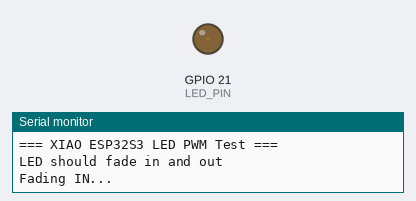
Bench run of a sketch on a simulated Seeed XIAO ESP32-S3. On the bench: output pins drawn as LEDs (lit = HIGH), the last lines printed to the serial monitor.

Above: at 1.05 s.
At 2.55 s:
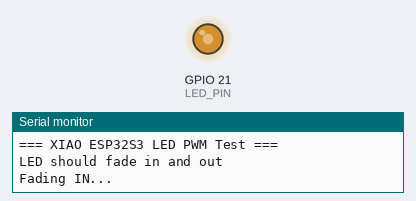
At 3.55 s:
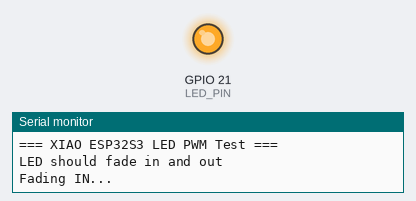
At 6.1 s:
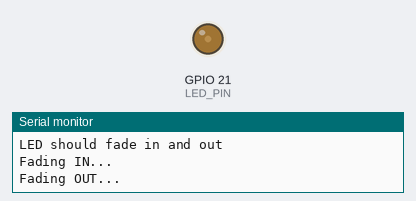
Timing chart, 0 to 9.0 s (numbered marks = the images above):
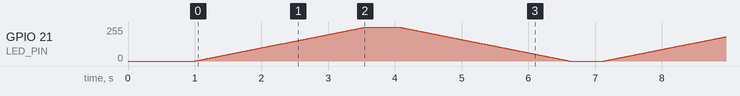

The sketch:

rgb_led_test.ino
```cpp
/*
 * XIAO ESP32S3 RGB LED Test - PWM Method
 *
 * The XIAO ESP32S3 has an RGB LED controlled by PWM on GPIO 21
 * This sketch uses PWM to fade the LED in and out
 */

#define LED_PIN 21

void setup() {
  Serial.begin(115200);
  delay(1000);

  Serial.println("\n=== XIAO ESP32S3 LED PWM Test ===");
  Serial.println("LED should fade in and out");

  // Setup PWM on pin 21
  // For ESP32-S3, we use ledc functions
  ledcAttach(LED_PIN, 5000, 8);  // Pin, frequency (5kHz), resolution (8-bit)
}

void loop() {
  // Fade in (0 to 255)
  Serial.println("Fading IN...");
  for (int i = 0; i <= 255; i++) {
    ledcWrite(LED_PIN, i);
    delay(10);
  }

  // Hold at full brightness
  delay(500);

  // Fade out (255 to 0)
  Serial.println("Fading OUT...");
  for (int i = 255; i >= 0; i--) {
    ledcWrite(LED_PIN, i);
    delay(10);
  }

  // Hold off
  delay(500);
}
```
